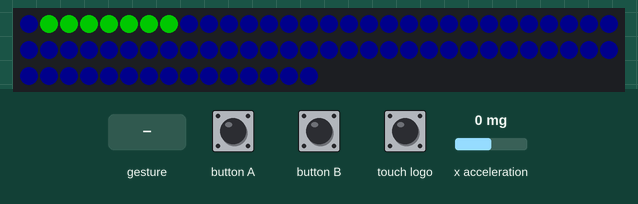
Simulated run of this program. Board: BBC micro:bit (MakeCode). Shown: 75 RGB LEDs in strip order, left to right, continuing on the next row. Inputs (shaded band) come from the test bench; at power-on: x acceleration 0 mg. Dim RGB values are drawn brighter than linear; random numbers come from a fixed seed; a tilt is held for 1.5 s and a shake lasts 1 s, then the board lies face up again.

Above: at 1.2 s.
1.3 s: x acceleration set to -1440 mg
At 2.07 s:
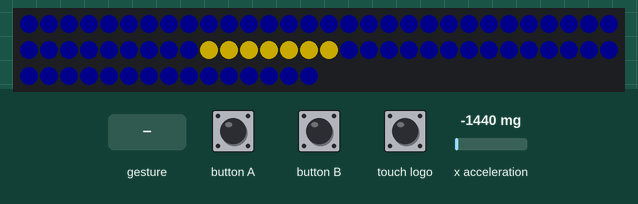
4.3 s: x acceleration set to 0 mg
At 4.3 s:
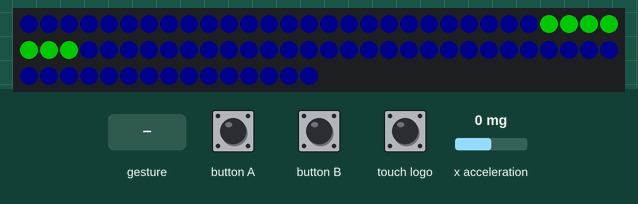
5.8 s: touch logo pressed for 0.15 s
7.4 s: gesture 'shake'
At 8.8 s:
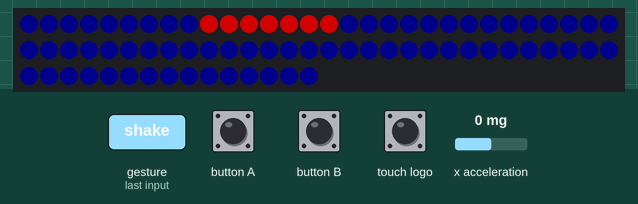
9.2 s: button A pressed for 0.15 s
10.8 s: button A pressed for 0.15 s
Timing chart, 0 to 13.4 s (numbered marks = the images above; inputs shaded):
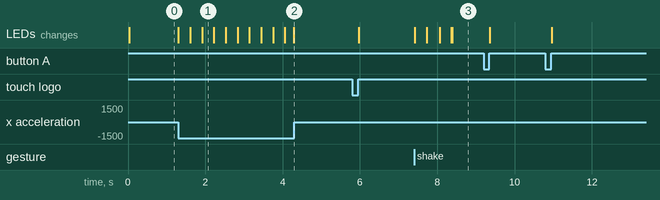

The program:

main.ts
```typescript
input.onLogoEvent(TouchButtonEvent.Pressed, function () {
    rot = 255
    gruen = 0
    blau = 0
})
input.onButtonPressed(Button.A, function () {
    AnzahlPixel += -1
})
function Display () {
    if (onoff == 1) {
        if (Position >= striplaenge * 0.75) {
            basic.showLeds(`
                . . # . .
                . # . # .
                . . . . .
                . . . . .
                . . # . .
                `)
        } else if (Position >= striplaenge * 0.5) {
            basic.showLeds(`
                . . # . .
                . # . # .
                . . . . .
                . . # . .
                . . . . .
                `)
        } else if (Position >= striplaenge * 0.25) {
            basic.showLeds(`
                . . # . .
                . # . # .
                . . # . .
                . . . . .
                . . . . .
                `)
        } else {
            basic.showLeds(`
                . . # . .
                . # # # .
                . . . . .
                . . . . .
                . . . . .
                `)
        }
    } else {
        basic.showLeds(`
            . # # # .
            # . . . #
            . . . . .
            . . . . .
            . . . . .
            `)
    }
}
input.onButtonPressed(Button.B, function () {
    AnzahlPixel += 1
})
function colorshuffle () {
    randomcolor = randint(1, 2)
    if (randomcolor == 1) {
        rot = 0
        gruen = 200
        blau = 0
    } else if (randomcolor == 2) {
        rot = 200
        gruen = 170
        blau = 0
    } else if (randomcolor == 3) {
        rot = 0
        gruen = 200
        blau = 0
    } else if (randomcolor == 4) {
        rot = 0
        gruen = 200
        blau = 200
    } else if (randomcolor == 5) {
        rot = 0
        gruen = 0
        blau = 200
    } else if (randomcolor == 6) {
        rot = 200
        gruen = 0
        blau = 200
    } else {
        rot = 200
        gruen = 200
        gruen = 200
    }
}
let blau = 0
let gruen = 0
let rot = 0
let randomcolor = 0
let Position = 0
let onoff = 0
let striplaenge = 0
striplaenge = 75
let strip = neopixel.create(DigitalPin.P0, striplaenge, NeoPixelMode.RGB)
let range = strip.range(0, 60)
let AnzahlPixel = 7
onoff = 1
Position = strip.length() - strip.length()
randomcolor = 2
basic.forever(function () {
    strip.clear()
    Position += -1 * Math.map(input.acceleration(Dimension.X), 0, 1023, 0, 3)
    Position = Math.constrain(Position, 0, striplaenge - AnzahlPixel)
    if (Position >= striplaenge - AnzahlPixel) {
        Position = 1
        colorshuffle()
    }
    if (Position <= 0) {
        Position = striplaenge - (AnzahlPixel - 0)
        colorshuffle()
    }
    if (input.isGesture(Gesture.Shake)) {

    }
    AnzahlPixel = Math.constrain(AnzahlPixel, 1, striplaenge)
    for (let Index = 0; Index <= striplaenge; Index++) {
        strip.setPixelColor(Index, neopixel.rgb(0, 0, 25))
    }
    for (let Index = 0; Index <= AnzahlPixel - 1; Index++) {
        strip.setPixelColor(Index + Position, neopixel.rgb(rot, gruen, blau))
    }
    strip.show()
})
basic.forever(function () {

})
```

test.ts
```typescript
// Hier kann man Tests durchführen; diese Datei wird nicht kompiliert, wenn dieses Paket als Erweiterung verwendet wird.
```

Measured:
- after the input at 1.3 s, the LEDs: first change at once (image 1 shows a later state)
- after the input at 4.3 s, every drawn part: stays the same
- after the input at 7.4 s, the LEDs: first change at once (image 3 shows a later state)
